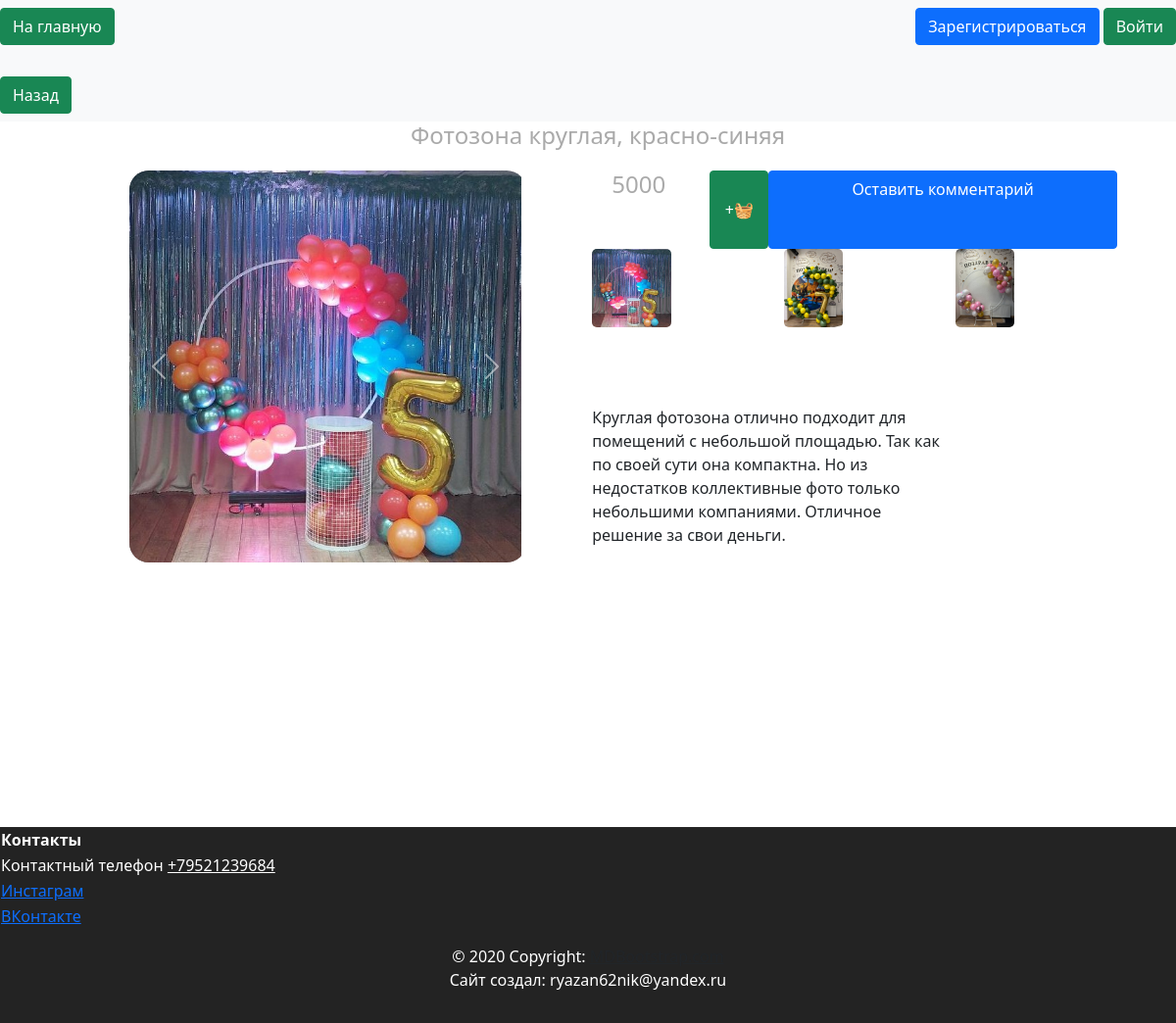
Screenshot of /show_product/1/1 with the database file from the repository.
### data/products_group.py (models this page shows, shortened)
class ProductGroup(SqlAlchemyBase, SerializerMixin):
    __tablename__ = 'product_group'
    id = sqlalchemy.Column(sqlalchemy.Integer,
                           primary_key=True, autoincrement=True)
    title = sqlalchemy.Column(sqlalchemy.String, nullable=True)
    description = sqlalchemy.Column(sqlalchemy.String, nullable=True)
    type = sqlalchemy.Column(sqlalchemy.Integer, sqlalchemy.ForeignKey("types.id"))
    type_relation = orm.relationship('Types')
    products = orm.relationship("Products", back_populates='product_group')
    comments = orm.relationship("Comments", back_populates='product_group')

### data/products.py (models this page shows, shortened)
class Products(SqlAlchemyBase, SerializerMixin):
    __tablename__ = 'products'
    id = sqlalchemy.Column(sqlalchemy.Integer,
                           primary_key=True, autoincrement=True)
    color = sqlalchemy.Column(sqlalchemy.String, nullable=True)
    sale = sqlalchemy.Column(sqlalchemy.Integer, nullable=True)
    cost = sqlalchemy.Column(sqlalchemy.Integer)
    remains = sqlalchemy.Column(sqlalchemy.Integer, nullable=True)
    img = sqlalchemy.Column(sqlalchemy.String, default='0_0_0_none.jpg')
    product_group_id = sqlalchemy.Column(sqlalchemy.Integer, sqlalchemy.ForeignKey("product_group.id"))
    product_group = orm.relationship('ProductGroup')
    category = orm.relationship("Category",
                                secondary="products_to_category",
                                backref="products")
    def get_img(self):
        return self.img.split(', ')

### server.py (the view)
@app.route('/show_product/<int:product_group_id>/<int:product_id>', methods=['GET', 'POST'])
def show_product(product_group_id, product_id):
    db_sess = db_session.create_session()
    product_group = db_sess.query(ProductGroup).filter(ProductGroup.id == product_group_id).first()
    product = db_sess.query(Products).filter(Products.id == product_id).first()
    return render_template('pages/show_product.html', title='product', product=product, product_group=product_group)

### data/db_session.py (called while the page is built)
def create_session() -> Session:
    global __factory
    return __factory()

### templates/pages/show_product.html (shortened to what this page needs)
{% extends "base.html" %}
{% block content %}
<nav class="navbar navbar-light bg-light title-width">
    <a href="#" onclick="window.history.back()" class="btn btn-success"> Назад </a>
</nav>
<div class="show-product">
    <div class="show-product-title">
        <h4>{{product.product_group.title}}, {{product.color}}</h4>
    </div>
    <div class="show-product-img-place">
        {% if product.get_img()[0]%}
        <div id="carousel{{product.id}}" class="carousel slide" data-bs-ride="false">
            <div class="carousel-inner">
                <div class="carousel-item active">
                    <img class="d-block show-product-img" src="/static/img/products/{{product.get_img()[0]}}"
                         alt="{{product.get_img()[0]}}">
                </div>
            </div>
            <a class="carousel-control-prev" href="#carousel{{product.id}}" role="button" data-slide="prev">
                <span class="carousel-control-prev-icon" aria-hidden="true"></span>
            </a>
            <a class="carousel-control-next" href="#carousel{{product.id}}" role="button" data-slide="next">
                <span class="carousel-control-next-icon" aria-hidden="true"></span>
            </a>
        </div>
        {%else%}
        <img class="show-product-img" src="/static/img/products/none.jpg"
             alt="/static/img/products/{{product.get_img()[0]}}"/>
        {%endif%}
    </div>
    <div class="show-product-text-place">
        <div class="show-product-sub">
            <div><h4>{{product.cost}}</h4></div>
            <button class="btn btn-success"
                    onclick="addToBasket('{{ product.id }}'{% if current_user.is_authenticated %}, '{{current_user.id}}' {%endif%});">
                +🧺
            </button>
            <a href="/comment_product/{{product_group.id}}/{{ product.id }}" class="btn btn-primary">Оставить
                комментарий</a>
        </div>
        <div class="show-product-colors">
            {%for product_color in product_group.products%}
            <a href="/show_product/{{product_group.id}}/{{product_color.id}}">
                <img class="d-block show-product-little-img"
                     src="/static/img/products/{{product_color.get_img()[0]}}"
                     alt="{{product.color}}">
            </a>
            {%endfor%}
        </div>
        <div class="show-product-description">
            <div><p>{{product_group.description}}</p></div>
        </div>
    </div>
</div>
{% endblock %}

### static/css/header.css (style rules this page uses)
:root { --main-color: #0179FA; --second-color: white; }

### static/css/footer.css (style rules this page uses)
:root { --main-color: #111111; --second-color: white; }

### static/css/style.css (style rules this page uses)
:root { --main-color: #0179FA; --second-color: #ffffff; --thirdly_color: #629ee3; }
body { background-color: var(--second-color); }

### static/css/mystyle.css (style rules this page uses)
html { --firstly-color: white; --secondary-color: rgba(91, 82, 212, 0.837); --thirdly-color: rgb(99, 96, 105); --fourly-color: rgb(144, 182, 242); --black: rgb(35, 35, 35); --dark-blue: #12191D; --white: #FFFFFF; --green: #33FF00; --caribbean: #00E197; --light-green: #8EEF8C; --turquoise: #12EEFF; --pink: #F053D5; --red: #FE785A; --gray-900: #0C1114; --gray-700: #242A2C; --gray-650: #495257; --gray-600: #424B4F; --gray-500: #495257; --gray-300: #8D979E; --gray-200: #ACB4B9; --gray-150: #AEB6BB; --gray-100: #EEF1F3; --gray-50: #F6F8F9; --framing: black; --text-color: white; }
body { min-height: 100vh; position: relative; }
h4 { padding-left: 20px; color: #aaaaaa; }
.title-width { min-width: 100%; }
body { margin: 0; padding: 0; text-align: center; }
.show-product { width: 90vw; height: 90vh; margin: auto; display: grid; grid-template-columns: auto auto; grid-template-rows: 50px auto; gap:10; grid-auto-flow: column; }
.show-product-title { grid-column: 1 / -1; grid-row: 1; margin-right:auto; margin-left:auto; }
.show-product-img-place { grid-column: 1; grid-row: 2; width: 50vh; height: 50vh; background-color: var(--thirdly-color); border-radius: 20px; margin-right:auto; margin-left:auto; }
.show-product-img { height: 50vh; border-radius: 20px; object-fit: cover; }
.show-product-text-place { display: grid; grid-template-rows: 10vh 20vh auto; gap:10; }
.show-product-sub { display: grid; grid-template-columns: 10vw 5vw; gap:10; grid-auto-flow: column; }
.show-product-colors { display: grid; gap:10px; grid-auto-flow: column; justify-items: start; }
.show-product-little-img { height: 10vh; border-radius: 5px; object-fit: cover; }
.show-product-description { max-width: 30vw; }

### rows the page displays
ProductGroup: product_group "Фотозона круглая", description "Круглая фотозона отлично подходит для помещений с небольшой площадью. Так как по своей сути она компактна. Но из недостатков коллективные фото только небольшими компаниями. Отличное решение за свои деньги."
Products: color "красно-синяя", img (picture), cost "5000"
Products: img (picture)
Products: shows a picture
